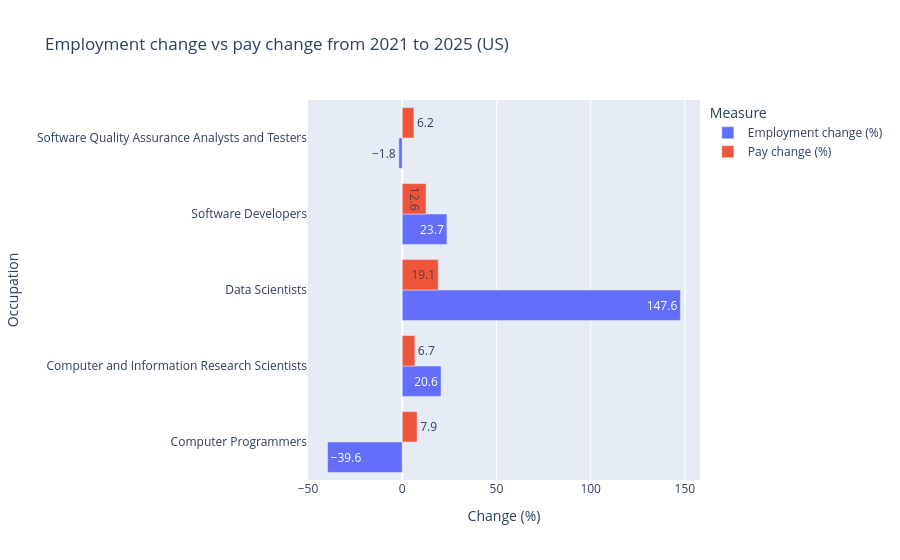

Notebook source saved alongside this figure:
### Code cell
#Grouped horizontal bar chart: employment change vs pay change
fig_change = px.bar(
    change_long,
    x="Change (%)",
    y="OCC_TITLE",
    color="Measure",
    barmode="group",
    orientation="h",
    text_auto=True,
    title="Employment change vs pay change from 2021 to 2025 (US)",
    labels={"OCC_TITLE": "Occupation"}
)
fig_change.show()

### Figure 1 — Plotly figure (JSON) as saved in the notebook; plotly's stock layout.template omitted (floating-point values rounded to 4 significant figures)
{"data": [{"alignmentgroup": "True", "hovertemplate": "Measure=Employment change (%)<br>Change (%)=%{x}<br>Occupation=%{y}<extra></extra>", "legendgroup": "Employment change (%)", "marker": {"color": "#636efa", "pattern": {"shape": ""}}, "name": "Employment change (%)", "offsetgroup": "Employment change (%)", "orientation": "h", "showlegend": true, "textposition": "auto", "texttemplate": "%{x}", "type": "bar", "x": [-39.6, 20.6, 147.6, 23.7, -1.8], "xaxis": "x", "y": ["Computer Programmers", "Computer and Information Research Scientists", "Data Scientists", "Software Developers", "Software Quality Assurance Analysts and Testers"], "yaxis": "y"}, {"alignmentgroup": "True", "hovertemplate": "Measure=Pay change (%)<br>Change (%)=%{x}<br>Occupation=%{y}<extra></extra>", "legendgroup": "Pay change (%)", "marker": {"color": "#EF553B", "pattern": {"shape": ""}}, "name": "Pay change (%)", "offsetgroup": "Pay change (%)", "orientation": "h", "showlegend": true, "textposition": "auto", "texttemplate": "%{x}", "type": "bar", "x": [7.9, 6.7, 19.1, 12.6, 6.2], "xaxis": "x", "y": ["Computer Programmers", "Computer and Information Research Scientists", "Data Scientists", "Software Developers", "Software Quality Assurance Analysts and Testers"], "yaxis": "y"}], "layout": {"barmode": "group", "legend": {"title": {"text": "Measure"}, "tracegroupgap": 0}, "title": {"text": "Employment change vs pay change from 2021 to 2025 (US)"}, "xaxis": {"anchor": "y", "domain": [0, 1], "title": {"text": "Change (%)"}}, "yaxis": {"anchor": "x", "domain": [0, 1], "title": {"text": "Occupation"}}}}
